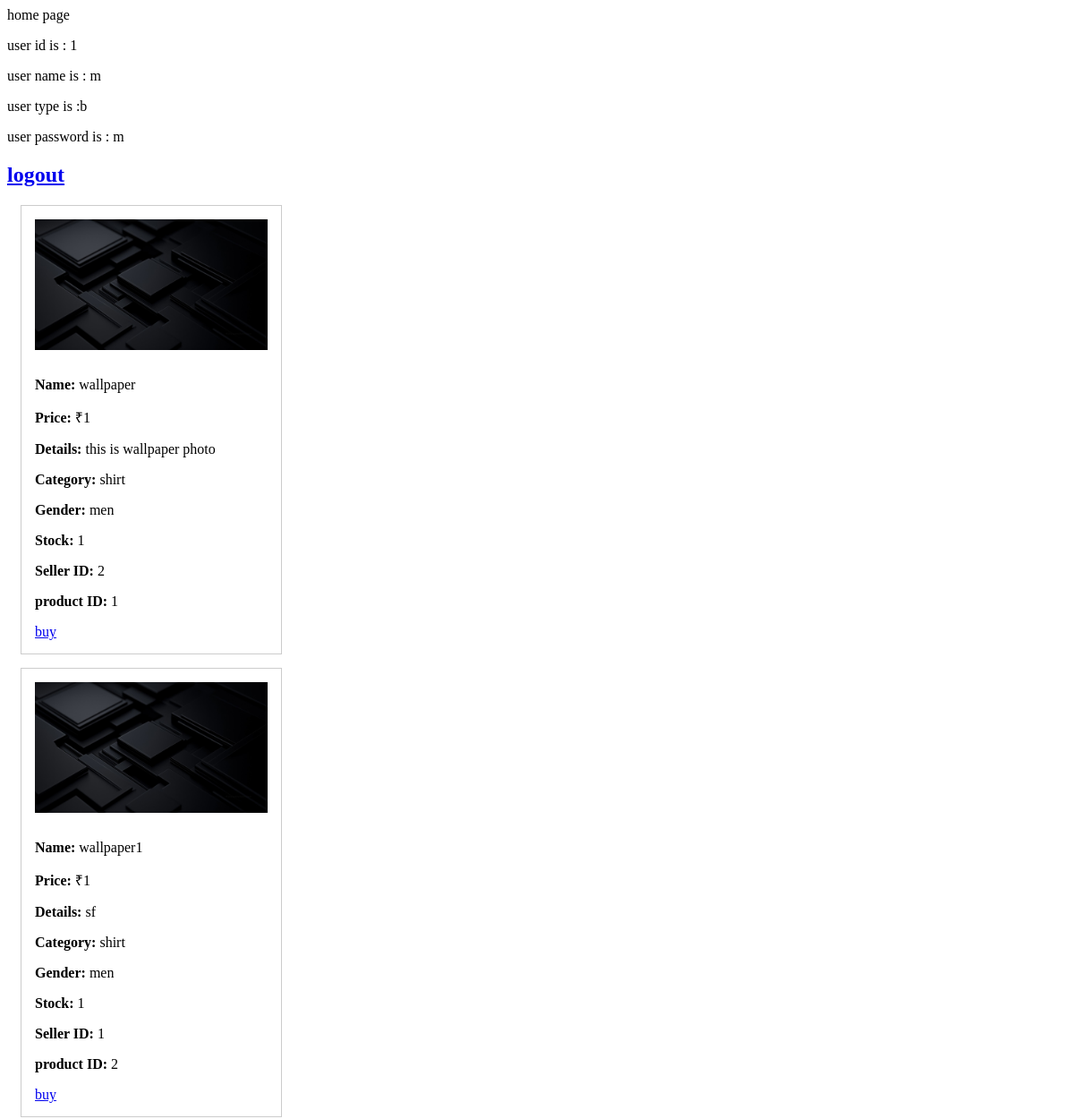
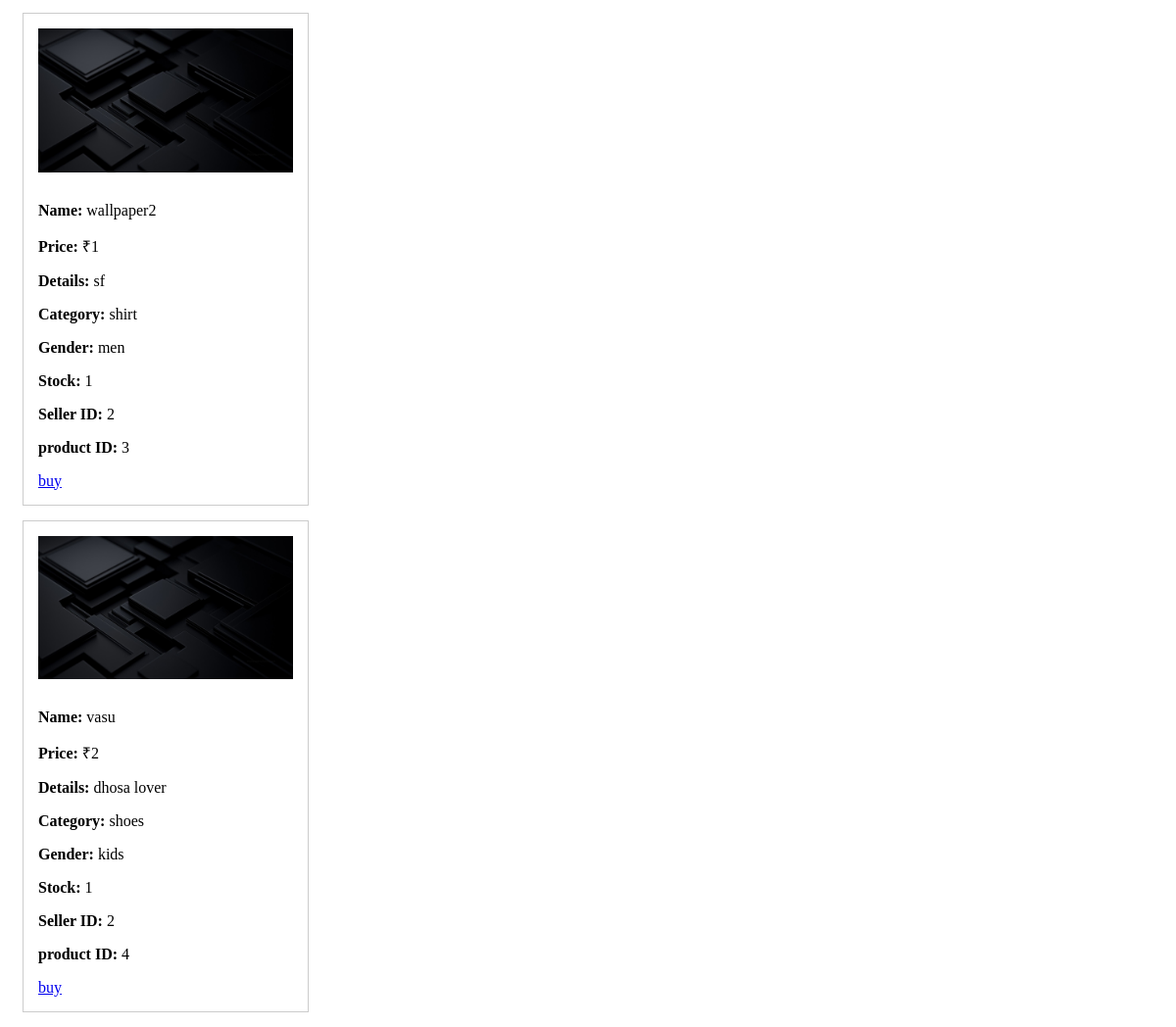
The page /home (signed in) on the database as committed earlier (2 pictures, top to bottom).
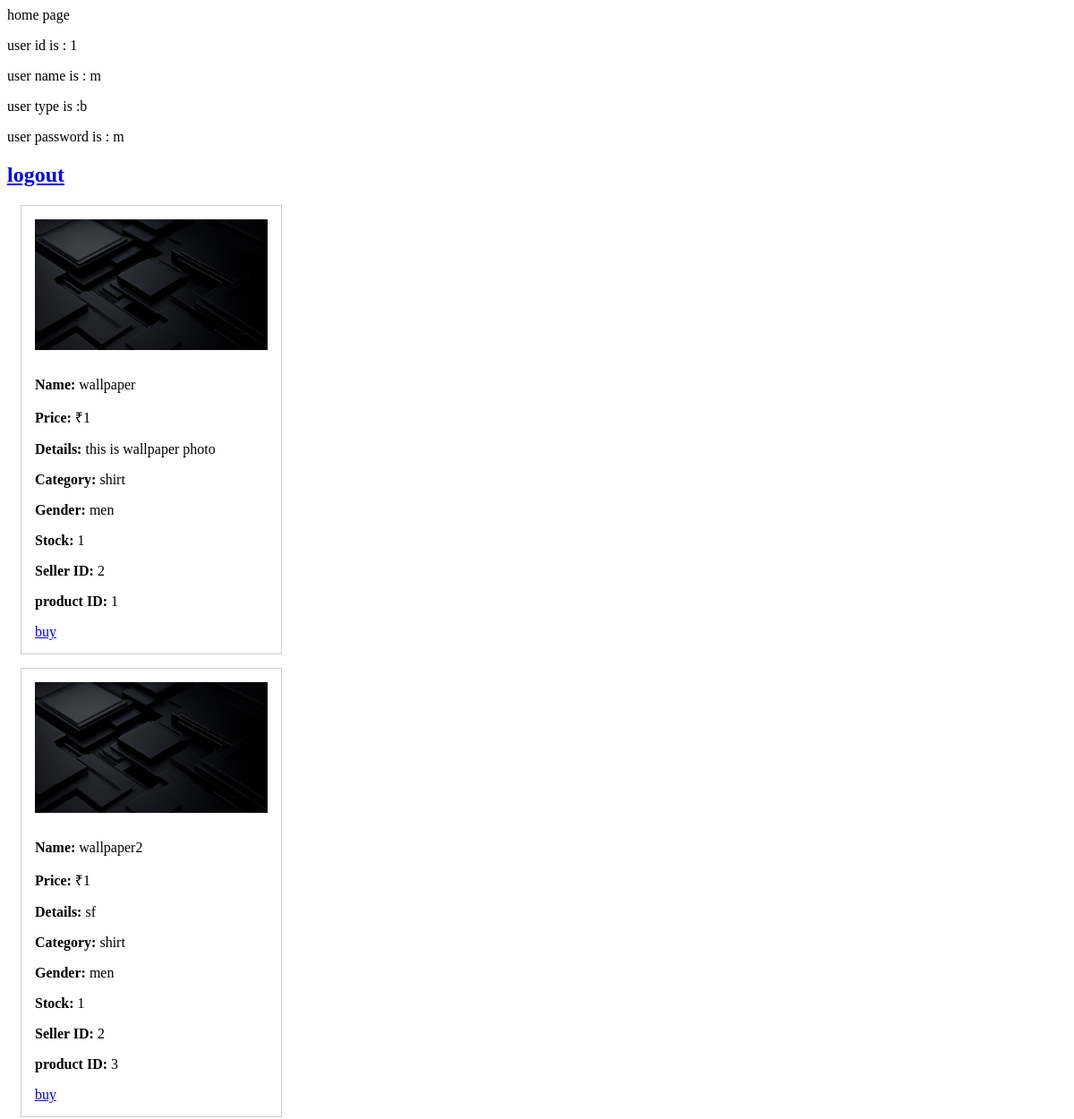
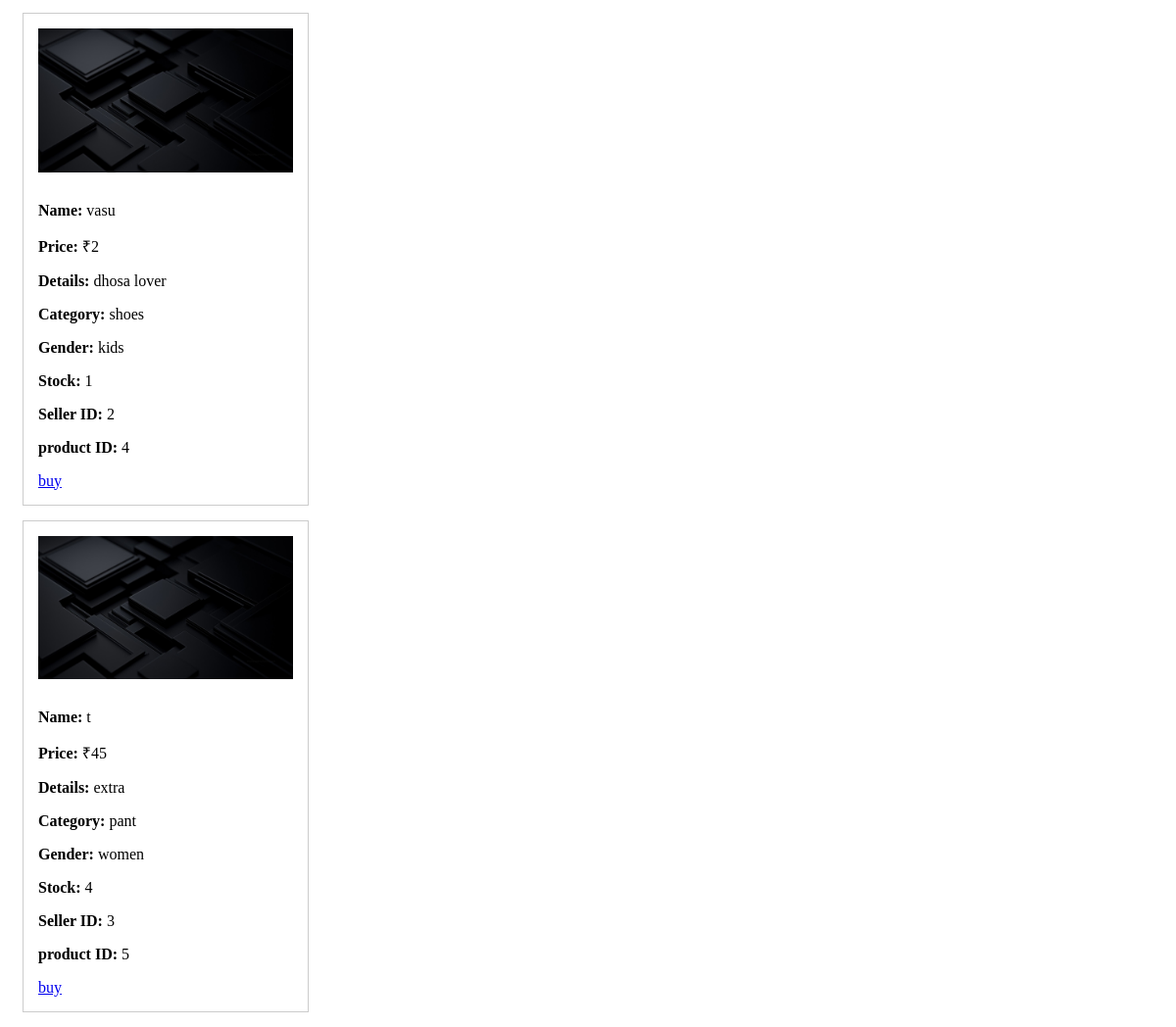
The same page on the database as committed later (2 pictures, top to bottom).
### main.py (models this page shows)
class User(db.Model):
    id = db.Column(db.Integer, primary_key = True)
    user_type = db.Column(db.String(20))
    username= db.Column(db.String(100), unique = True)
    password = db.Column(db.String(100))

class Product(db.Model):
    id=db.Column(db.Integer, primary_key = True)
    product_name = db.Column(db.String(100))
    product_price= db.Column(db.Integer)
    product_image= db.Column(db.String(200))
    product_details = db.Column(db.Text)
    product_category = db.Column(db.String(100))
    product_gender= db.Column(db.String(20))
    product_stock= db.Column(db.Integer)
    seller_id = db.Column(db.Integer, db.ForeignKey('user.id'))

### main.py (the view)
@app.route('/home')
def home():
    if 'user' not in session:
        return redirect(url_for('login'))
    username = session.get('user')
    user = User.query.filter_by(username= username).first()
    seller_id = user.id
    if user.user_type == 's':
        products = Product.query.filter_by(seller_id =seller_id).all()
        return render_template("home.html",user = user , products = products)
    else:
        products = Product.query.all()
        return render_template("home.html", user = user , products = products)

### templates/home.html (shortened to what this page needs)
<!DOCTYPE html>
<html lang="en">
<head>
</head>
<body>
    <header>
        <div>home page</div>
        {%  if user  %}
        <p> user id is : {{user.id}}</p>
        <p> user name is : {{user.username}}</p>
        <p>user type is :{{user.user_type}}</p>
        <p>user password is : {{user.password}}</p>
        {%  endif  %}
    </header>
    <div class="logout"><h2><a href="/logout">logout</a></h2></div>
        {%  if user.user_type== 's' %}
            <p>user is seller</p>
            <a href="{{ url_for ('addproduct' , seller_id= user.id)}}">add your product </a>
            {%  if products  %}
                {% for product in products %}
                    <div style="border: 1px solid #ccc; padding: 15px; width: 260px; margin: 15px;">
                        <img
                            src="{{ url_for('static', filename='uploads/' + product.product_image) }}"
                            style="width: 100%; height: auto; margin-bottom: 10px;"
                        >
                        <p><strong>Name:</strong> {{ product.product_name }}</p>
                        <p><strong>Price:</strong> ${{ product.product_price }}</p>
                        <p><strong>Details:</strong> {{ product.product_details }}</p>
                        <p><strong>Category:</strong> {{ product.product_category }}</p>
                        <p><strong>Gender:</strong> {{ product.product_gender }}</p>
                        <p><strong>Stock:</strong> {{ product.product_stock }}</p>
                        <p><strong>Seller ID:</strong> {{ product.seller_id }}</p>
                    </div>
                {% endfor %}
            {%  endif %}
        {%  else  %}
            {%  if products  %}
                {% for product in products %}
                    <div style="border: 1px solid #ccc; padding: 15px; width: 260px; margin: 15px;">
                        <img
                            src="{{ url_for('static', filename='uploads/' + product.product_image) }}"
                            style="width: 100%; height: auto; margin-bottom: 10px;"
                        >
                        <p><strong>Name:</strong> {{ product.product_name }}</p>
                        <p><strong>Price:</strong> ₹{{ product.product_price }}</p>
                        <p><strong>Details:</strong> {{ product.product_details }}</p>
                        <p><strong>Category:</strong> {{ product.product_category }}</p>
                        <p><strong>Gender:</strong> {{ product.product_gender }}</p>
                        <p><strong>Stock:</strong> {{ product.product_stock }}</p>
                        <p><strong>Seller ID:</strong> {{ product.seller_id }}</p>
                        <p><strong>product ID:</strong> {{ product.id }}</p>
                        <div class="buybutton"><a href="{{  url_for ('buyButton', product_id = product.id)}}">buy</a></div>
                    </div>
                {% endfor %}
            {%  endif %}
        {%  endif  %}
</body>
</html>

Rows that differ between the two databases and show on the page:
removed Product: product_image (picture), product_name "wallpaper1", product_price "1", product_details "sf", product_category "shirt", product_gender "men", product_stock "1", seller_id "1", id "2"
added Product: product_image (picture), product_name "t", product_price "45", product_details "extra", product_category "pant", product_gender "women", product_stock "4", seller_id "3", id "5"
